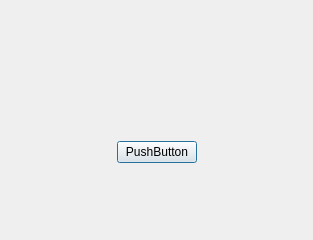
<?xml version="1.0" encoding="UTF-8"?>
<ui version="4.0">
 <class>DigiMsgPopup</class>
 <widget class="QDialog" name="DigiMsgPopup">
  <property name="geometry">
   <rect>
    <x>0</x>
    <y>0</y>
    <width>313</width>
    <height>240</height>
   </rect>
  </property>
  <property name="windowTitle">
   <string>Dialog</string>
  </property>
  <layout class="QVBoxLayout" name="m_ShadowLayout">
   <property name="spacing">
    <number>0</number>
   </property>
   <property name="leftMargin">
    <number>0</number>
   </property>
   <property name="topMargin">
    <number>0</number>
   </property>
   <property name="rightMargin">
    <number>0</number>
   </property>
   <property name="bottomMargin">
    <number>0</number>
   </property>
   <item>
    <widget class="DigiBaseDialogTitleBar" name="m_TitleBar">
     <property name="frameShape">
      <enum>QFrame::Shape::StyledPanel</enum>
     </property>
     <property name="frameShadow">
      <enum>QFrame::Shadow::Raised</enum>
     </property>
    </widget>
   </item>
   <item>
    <widget class="DigiBaseWidget" name="m_DialogWidget" native="true">
     <property name="minimumSize">
      <size>
       <width>0</width>
       <height>0</height>
      </size>
     </property>
     <layout class="QVBoxLayout" name="m_DialogLayout">
      <property name="spacing">
       <number>12</number>
      </property>
      <property name="leftMargin">
       <number>12</number>
      </property>
      <property name="topMargin">
       <number>12</number>
      </property>
      <property name="rightMargin">
       <number>12</number>
      </property>
      <property name="bottomMargin">
       <number>12</number>
      </property>
      <item>
       <spacer name="verticalSpacer">
        <property name="orientation">
         <enum>Qt::Orientation::Vertical</enum>
        </property>
        <property name="sizeHint" stdset="0">
         <size>
          <width>20</width>
          <height>0</height>
         </size>
        </property>
       </spacer>
      </item>
      <item>
       <layout class="QHBoxLayout" name="horizontalLayout">
        <property name="spacing">
         <number>6</number>
        </property>
        <item>
         <spacer name="horizontalSpacer_1">
          <property name="orientation">
           <enum>Qt::Orientation::Horizontal</enum>
          </property>
          <property name="sizeHint" stdset="0">
           <size>
            <width>40</width>
            <height>20</height>
           </size>
          </property>
         </spacer>
        </item>
        <item>
         <widget class="DigiBaseWidget" name="m_LabImg" native="true"/>
        </item>
        <item>
         <spacer name="horizontalSpacer_2">
          <property name="orientation">
           <enum>Qt::Orientation::Horizontal</enum>
          </property>
          <property name="sizeHint" stdset="0">
           <size>
            <width>40</width>
            <height>20</height>
           </size>
          </property>
         </spacer>
        </item>
       </layout>
      </item>
      <item>
       <layout class="QHBoxLayout" name="m_TextLayout">
        <property name="spacing">
         <number>6</number>
        </property>
        <item>
         <spacer name="horizontalSpacer_3">
          <property name="orientation">
           <enum>Qt::Orientation::Horizontal</enum>
          </property>
          <property name="sizeHint" stdset="0">
           <size>
            <width>40</width>
            <height>20</height>
           </size>
          </property>
         </spacer>
        </item>
        <item>
         <widget class="DigiBaseLabel" name="m_LabText">
          <property name="text">
           <string/>
          </property>
         </widget>
        </item>
        <item>
         <spacer name="horizontalSpacer_4">
          <property name="orientation">
           <enum>Qt::Orientation::Horizontal</enum>
          </property>
          <property name="sizeHint" stdset="0">
           <size>
            <width>40</width>
            <height>20</height>
           </size>
          </property>
         </spacer>
        </item>
       </layout>
      </item>
      <item>
       <layout class="QHBoxLayout" name="horizontalLayout_2">
        <item>
         <spacer name="horizontalSpacer">
          <property name="orientation">
           <enum>Qt::Orientation::Horizontal</enum>
          </property>
          <property name="sizeHint" stdset="0">
           <size>
            <width>40</width>
            <height>20</height>
           </size>
          </property>
         </spacer>
        </item>
        <item>
         <widget class="DigiIconPushBtn" name="m_BtnOpenFile">
          <property name="text">
           <string>PushButton</string>
          </property>
         </widget>
        </item>
        <item>
         <spacer name="horizontalSpacer_5">
          <property name="orientation">
           <enum>Qt::Orientation::Horizontal</enum>
          </property>
          <property name="sizeHint" stdset="0">
           <size>
            <width>40</width>
            <height>20</height>
           </size>
          </property>
         </spacer>
        </item>
       </layout>
      </item>
      <item>
       <spacer name="verticalSpacer_2">
        <property name="orientation">
         <enum>Qt::Orientation::Vertical</enum>
        </property>
        <property name="sizeHint" stdset="0">
         <size>
          <width>20</width>
          <height>0</height>
         </size>
        </property>
       </spacer>
      </item>
     </layout>
    </widget>
   </item>
  </layout>
 </widget>
 <customwidgets>
  <customwidget>
   <class>DigiIconPushBtn</class>
   <extends>QPushButton</extends>
   <header location="global">BaseUI/digiiconpushbtn.h</header>
  </customwidget>
  <customwidget>
   <class>DigiBaseLabel</class>
   <extends>QLabel</extends>
   <header location="global">BaseUI/digiBaseLabel.h</header>
  </customwidget>
  <customwidget>
   <class>DigiBaseWidget</class>
   <extends>QWidget</extends>
   <header location="global">BaseUI/digiBaseWidget.h</header>
   <container>1</container>
  </customwidget>
  <customwidget>
   <class>DigiBaseDialogTitleBar</class>
   <extends>QFrame</extends>
   <header location="global">BaseUI/digibasedialog.h</header>
   <container>1</container>
  </customwidget>
 </customwidgets>
 <resources/>
 <connections/>
</ui>
